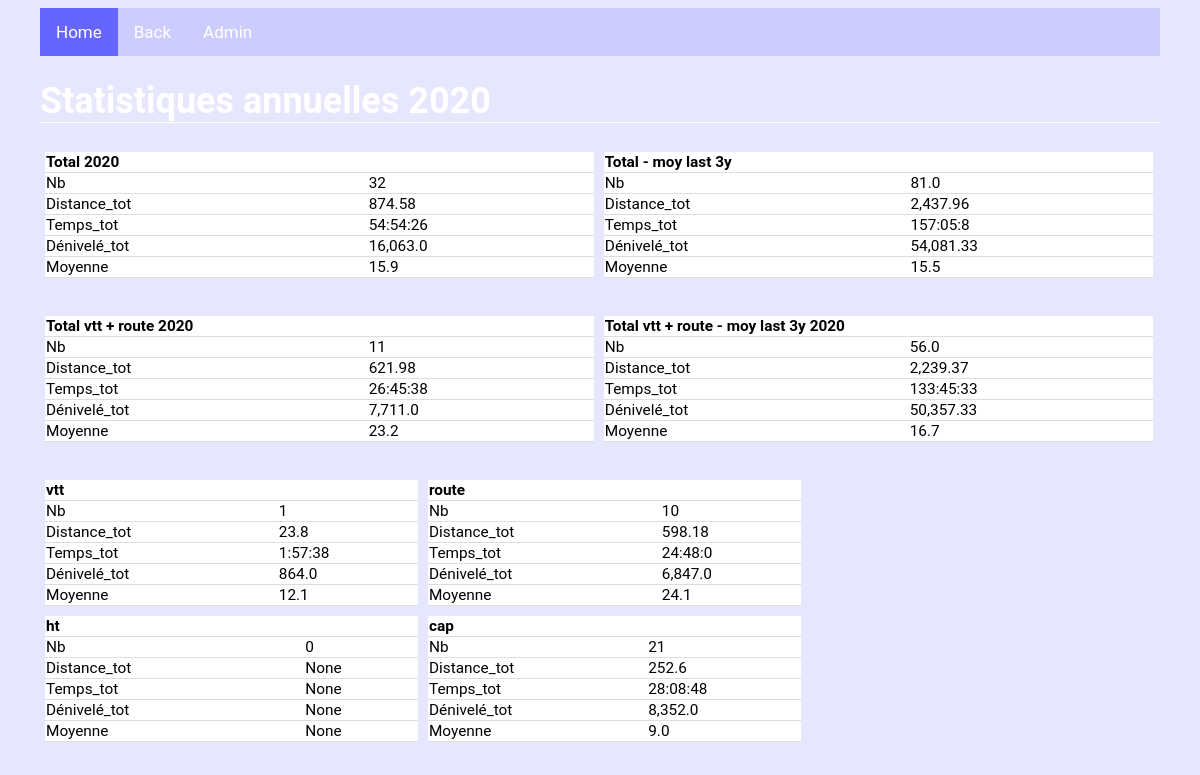
The page /biketours/stat/year/2020/ on the database its author committed.
### biketours/models.py (models this page shows, shortened)
class Type(models.Model):
    Type = models.CharField(max_length=250, default=None)
    Descriptif = models.CharField(max_length=1000, default=None, blank=True, null=True)

### biketours/views.py (the view)
# urls.py: re_path(r"^stat/year/(?P<year_id>[0-9]+)/$", views.stat_year, name="stat_year"),
def stat_year(request, year_id):
    stat_comp=comp_any(Perfo.objects.all(), y=year_id)
    stat_comp_all=comp_any(Perfo.objects.all(), y=year_id, restr=False)
    data_y = Perfo.objects.filter(Date__year=year_id)
    stat_y = agrperfo(data_y, stat="sum")
    stat_y_act = dict()
    for t in Type.objects.values_list("pk", flat=True) :
        l_t = BikeTour.objects.filter(Type=t).values_list("pk", flat=True)
        tp = Type.objects.get(pk=t).Type
        stat_y_act[tp] = agrperfo(data_y.filter(Refparcours__in = l_t), stat="sum")
    context={
             "stat_comp_act":stat_comp["act"],
             "stat_comp_act_last":stat_comp["last"],
             "stat_comp_all_act":stat_comp_all["act"],
             "stat_comp_all_act_last":stat_comp_all["last"],
             "stat_y":stat_y,
             "stat_y_act":stat_y_act,
             "year_id":year_id}
    return render(request, "biketours/stat_year.html", context)

### biketours/views.py (called while the page is built)
def fmt_dct(k, v):  # formatage des résultats agrégés (Nb, Distance_totale/moy, Temps_total/moy, Dénivelé_total/moy)
    if v is None:
        return(v)
    elif re.search("Nb", k) and v is not None:
        return(round(v,0))
    elif re.search("Moy", k) and v is not None:
        return(round(v,1))
    elif (re.search("Distance",k) or re.search("Dénivelé", k)) and v is not None:
        return(format(round(v,2), ","))
    elif re.search("Temps",k) and v is not None:
        s = v.total_seconds()
        hours = s // 3600
        minutes = (s % 3600) // 60
        seconds = s % 60
        return(str(int(hours))+ ":" + str(int(minutes)).zfill(2) + ":" + str(int(seconds))).zfill(2)

def v_moy(qset, suffix): # suffix à introduire manuellement (string)
    if (qset["Distance"+suffix] is None or qset["Temps"+suffix] is None) :
        vmoy=None
    else :
        vmoy=qset["Distance"+suffix]/qset["Temps"+suffix].total_seconds()*3600
    return(vmoy)

def comp_any(qset, y=None, restr=True): # autres comparaisons, comp gérée lors de la création de qset !
    if y is None:
        dt=datetime.date.today()
    else:
        dt=datetime.date(int(y),1,1)
    data_comp = qset
    if restr:
        tours = BikeTour.objects.filter(Type__in=[1, 2]).values_list('id', flat=True)
    else:
        tours = BikeTour.objects.values_list('id', flat=True)
    stat_comp_act=agrperfo(data_comp.filter(Q(Date__year=dt.year)&Q(Refparcours__in = tours)), stat="sum")
    stat_comp_act_last=agrperfo(data_comp.filter(Q(Date__year__gte=(dt.year-3))&Q(Date__year__lt=dt.year)&Q(Refparcours__in = tours)), stat="avg_sub",  div=3)
    stat_comp = {"dt":dt,
                 "act":stat_comp_act,
                 "last":stat_comp_act_last,
                 "data":data_comp}
    return(stat_comp)

### biketours/templates/biketours/stat_year.html (shortened to what this page needs)
{% extends 'biketours/base.html' %}
{% block content %}
<h1> Statistiques annuelles {{year_id}} </h1>
{% if stat_comp_act %}
<div class="row">
	<div class="col_2">
	<table>
		<tr>
			<th colspan="2">Total {{year_id}}</th>
		</tr>
		{% for k,v in stat_comp_all_act.items %}
		<tr>
			<td>{{k}} </td>
			<td>{{v}} </td>
		</tr>
		{% endfor %}
	</table>
	</div>
	<div class="col_2">
	<table>
		<tr>
			<th colspan="2">Total - moy last 3y</th>
		</tr>
		{% for k,v in stat_comp_all_act_last.items %}
		<tr>
			<td>{{k}} </td>
			<td>{{v}} </td>
		</tr>
		{% endfor %}
	</table>
	</div>
</div>
<div class="row">
	<div class="col_2">
	<table>
		<tr>
			<th colspan="2">Total vtt + route {{year_id}}</th>
		</tr>
		{% for k,v in stat_comp_act.items %}
		<tr>
			<td>{{k}} </td>
			<td>{{v}} </td>
		</tr>
		{% endfor %}
	</table>
	</div>
	<div class="col_2">
	<table>
		<tr>
			<th colspan="2">Total vtt + route - moy last 3y {{year_id}}</th>
		</tr>
		{% for k,v in stat_comp_act_last.items %}
		<tr>
			<td>{{k}} </td>
			<td>{{v}} </td>
		</tr>
		{% endfor %}
	</table>
	</div>
</div>
{% endif %}
<div class="row">
<br>
	{% for k, v in stat_y_act.items %}
		<div class="col_y">
			<table>
			<tr>
				<th colspan=3>{{k}} </th>
			</tr>
			{% for a, b in v.items %}
			<tr>
				<td>{{a}} </td>
				<td>{{b}} </td>
			</tr>
			{% endfor %}
			</table>
		</div>
	{% endfor %}
</div>
{% endblock %}

### biketours/static/biketours/mystyle.css (style rules this page uses)
table { width: 100%; border-bottom: 1px solid #ddd; border-collapse: collapse; text-align: left; background-color: white; font-size:80%; table-layout: auto; }
th, td { border-bottom: 1px solid #ddd; border-collapse: collapse; text-align: left; background-color: white; font-size:80%; }
h1 { color: white; font-size:150%; border-bottom: 1px solid white; }
.col_2 { float:left; width:49%; padding:5px; }
.row:after { content:""; display:table; clear:both; }
.col_y { float:left; width:33.3%; padding:5px; }

### rows shown on the page
Type: stat_y_act "vtt"
Type: stat_y_act "route"
Type: stat_y_act "ht"
Type: stat_y_act "cap"

### other values the page prints
{{ year_id }} "2020"
{{ k }} "Nb" "Distance_tot" "Temps_tot" "Dénivelé_tot" "Moyenne"
{{ v }} "32" "874.58" "54:54:26" "16,063.0" "15.9"
{{ v }} "81.0" "2,437.96" "157:05:8" "54,081.33" "15.5"
{{ v }} "11" "621.98" "26:45:38" "7,711.0" "23.2"
{{ v }} "56.0" "2,239.37" "133:45:33" "50,357.33" "16.7"
{{ a }} "Nb" "Distance_tot" "Temps_tot" "Dénivelé_tot" "Moyenne" "Nb" "Distance_tot" "Temps_tot" "Dénivelé_tot" "Moyenne" "Nb" "Distance_tot" "Temps_tot" "Dénivelé_tot" "Moyenne" "Nb" "Distance_tot" "Temps_tot" "Dénivelé_tot" "Moyenne"
{{ b }} "1" "23.8" "1:57:38" "864.0" "12.1" "10" "598.18" "24:48:0" "6,847.0" "24.1" "0" "None" "None" "None" "None" "21" "252.6" "28:08:48" "8,352.0" "9.0"
